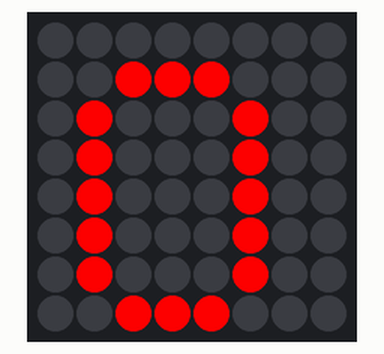
Simulated run of this program. Board: Raspberry Pi (BCM pin numbers) with a Sense HAT. Shown: the Sense HAT's 8×8 RGB LED matrix. At 4.0 s the program stops and its outputs stay as they are.

Above: at 0.1 s.
At 1.1 s:
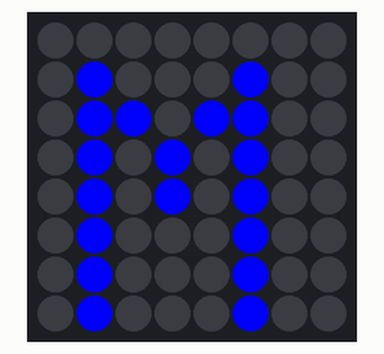
At 2.1 s:
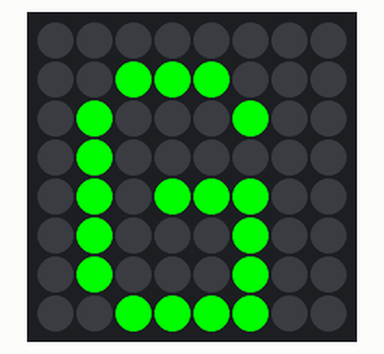
At 3.1 s:
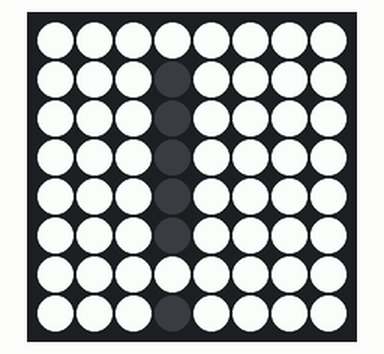

The program:

sense-letter.py
```python
from sense_hat import SenseHat
from time import sleep

sense = SenseHat()

sense.show_letter("O",text_colour=[255, 0, 0])
sleep(1)
sense.show_letter("M",text_colour=[0, 0, 255])
sleep(1)
sense.show_letter("G",text_colour=[0, 255, 0])
sleep(1)
sense.show_letter("!",text_colour=[0, 0, 0], back_colour=[255, 255, 255])
sleep(1)
sense.clear()
```

Measured:
- what the display in image 1 shows lasts 1.0 s, from 1.0 s to 2.0 s
